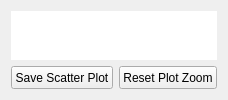
          <widget class="QWidget" name="tab_hwmRegression">
           <attribute name="title">
            <string>Regression</string>
           </attribute>
           <layout class="QVBoxLayout" name="verticalLayout_8">
            <item>
             <widget class="MovQChartView" name="graphics_hwm" native="true">
              <property name="styleSheet">
               <string notr="true">background-color: rgb(255, 255, 255);</string>
              </property>
             </widget>
            </item>
            <item>
             <layout class="QHBoxLayout" name="horizontalLayout_32">
              <item>
               <widget class="QPushButton" name="button_saveHWMScatter">
                <property name="minimumSize">
                 <size>
                  <width>0</width>
                  <height>23</height>
                 </size>
                </property>
                <property name="maximumSize">
                 <size>
                  <width>16777215</width>
                  <height>23</height>
                 </size>
                </property>
                <property name="text">
                 <string>Save Scatter Plot</string>
                </property>
               </widget>
              </item>
              <item>
               <widget class="QPushButton" name="button_hwmResetZoom">
                <property name="minimumSize">
                 <size>
                  <width>0</width>
                  <height>23</height>
                 </size>
                </property>
                <property name="maximumSize">
                 <size>
                  <width>16777215</width>
                  <height>23</height>
                 </size>
                </property>
                <property name="text">
                 <string>Reset Plot Zoom</string>
                </property>
               </widget>
              </item>
             </layout>
            </item>
           </layout>
          </widget>
